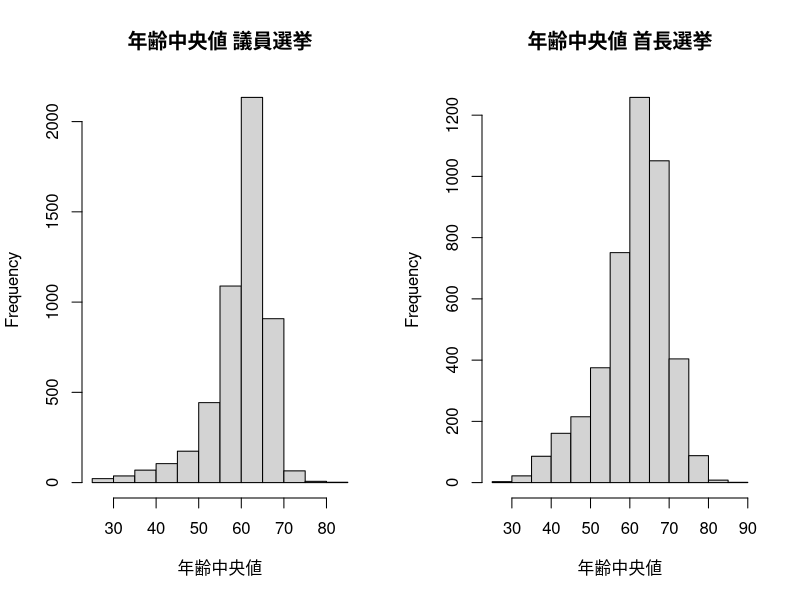
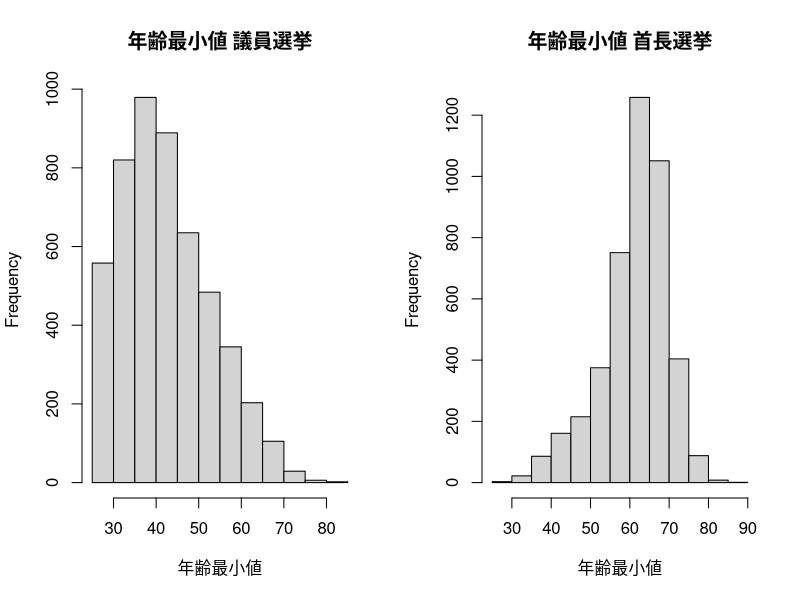
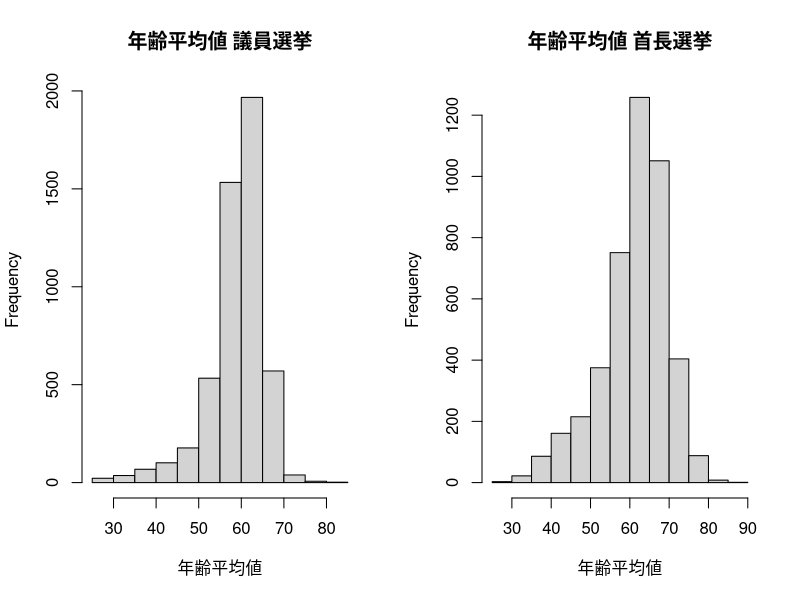
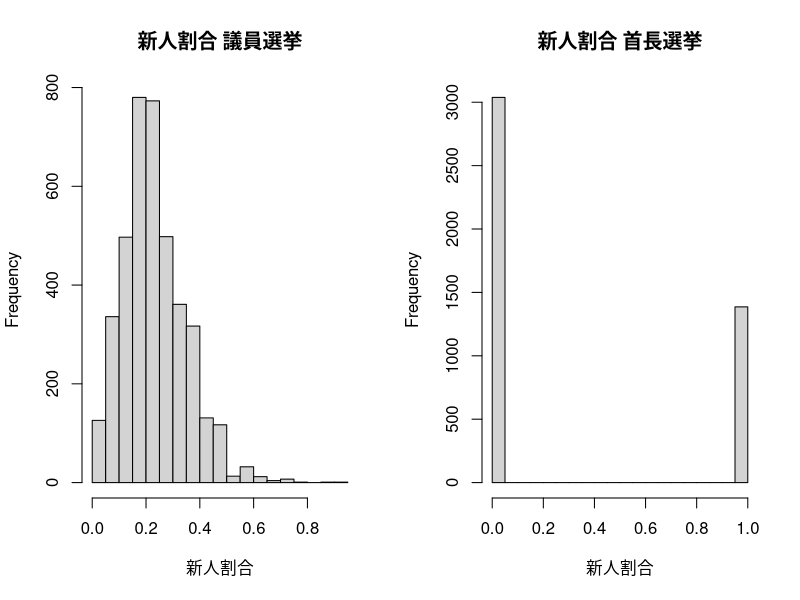
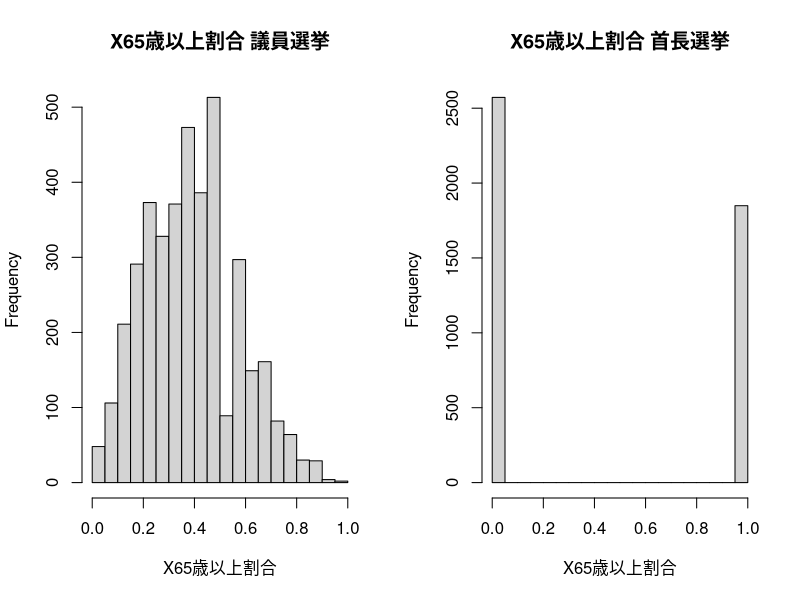
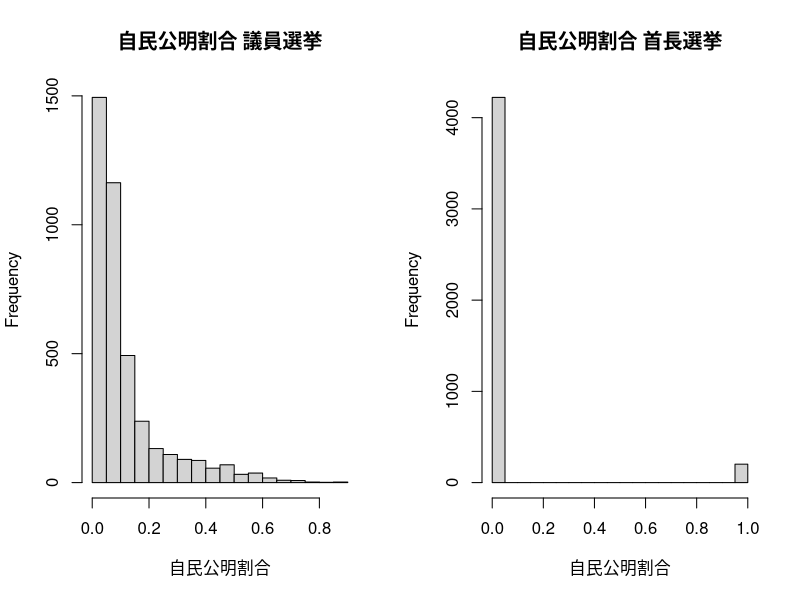
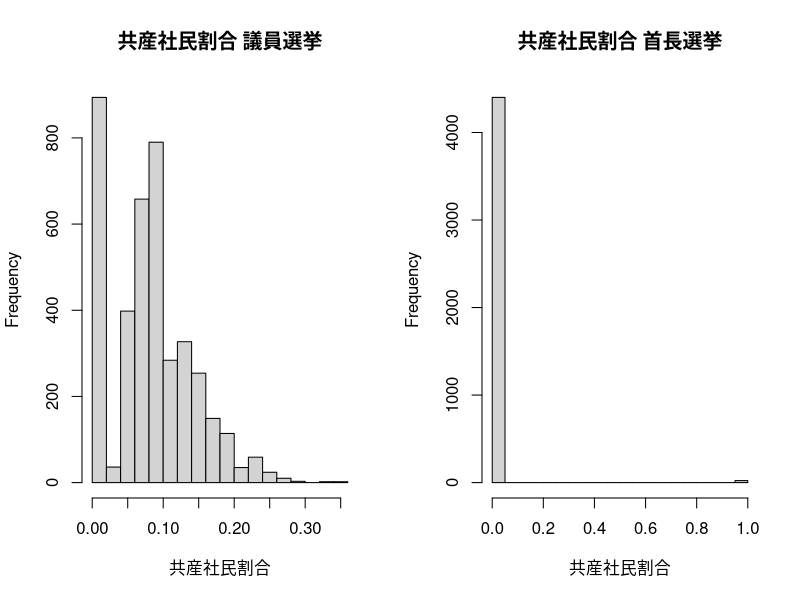
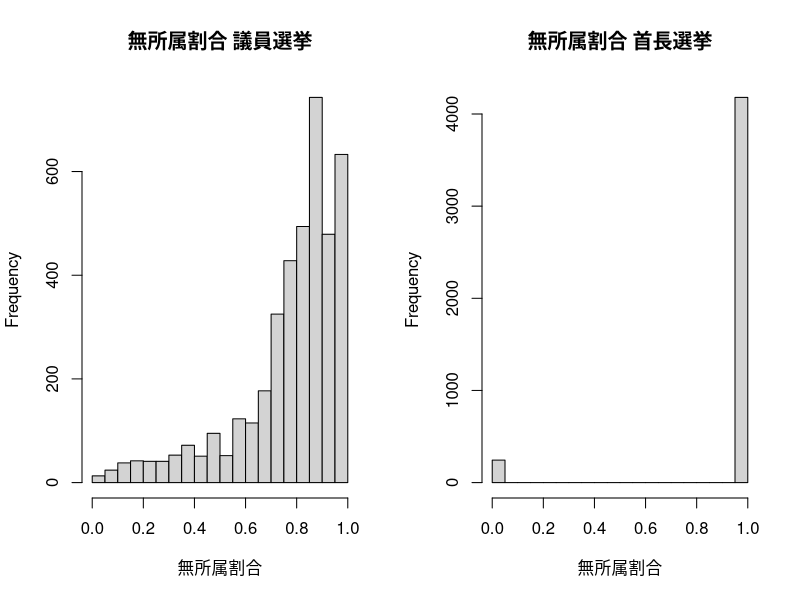

Recreate these plots in R, in order.
# af_aggを分析ができる形にする。
# af_aggのうち必要なデータを取捨選択する
# af_aggのデータ構造を理解する。

#=================================================
# 1. af_aggの読み込みとコードとのマッピング

# 1.1 読み込みと基本情報の理解

df <- read.csv("data/af_agg.csv", fileEncoding = "UTF-8", stringsAsFactors = FALSE)
summary(df)
colSums(is.na(df))

# 1.2 地域名コード対応表の読み込み
reg_code <- read.csv("data/region_code_correspondence.csv", fileEncoding = "UTF-8", stringsAsFactors = FALSE)

# 1.3 対応づけ（dfの都道府県と市区町村がreg_codeのそれと同じ場合はdfの最後の列にreg_codeの地域コードを入れる。少しでも異なる場合は欠損値とする）

key_df <- paste(df$都道府県, df$市区町村, sep = "_")
key_reg <- paste(reg_code$都道府県, reg_code$市区町村, sep = "_")

df$地域コード <- reg_code$地域コード[match(key_df, key_reg)]

# 1.4 対応づけできなかった行の確認をし、対応付け可能なものは行う。
sum(is.na(df$地域コード))
unique(df[is.na(df$地域コード), c("都道府県", "市区町村")])

# 表記揺れ対応マップ
# 下記以外のもの（岩舟町->栃木市に合併）
name_fix <- c(
  "梼原町" = "檮原町",
  "七ケ宿町" = "七ヶ宿町",
  "富谷町" = "富谷市",
  "飯館村" = "飯舘村",
  "丹波篠山市" = "篠山市"
)

mun_fixed <- ifelse(df$市区町村 %in% names(name_fix), name_fix[df$市区町村], df$市区町村)

key_df <- paste(df$都道府県, mun_fixed, sep = "_")
df$地域コード <- reg_code$地域コード[match(key_df, key_reg)]

sum(is.na(df$地域コード))
unique(df[is.na(df$地域コード), c("都道府県", "市区町村")])

# 1.5 残った欠損の削除（岩舟町のみ削除）
df <- df[is.na(df$地域コード) == FALSE,]

sum(is.na(df$地域コード))
unique(df[is.na(df$地域コード), c("都道府県", "市区町村")])

#===============================================================
# 2. dfの形成と新ダミーの導入

# 2.1 日付の型を変更
df$投票日 <- as.Date(df$投票日, format = "%Y/%m/%d")

# 2.2 地域コード、日付、議会議員（1が先）を基準に並べ直す。
df <- df[order(df$地域コード, df$投票日, -df$議会議員), ]
rownames(df) <- NULL

# 2.3 政令指定都市ダミーと地域ダミーの付与

seirei <- c(
  "北海道_札幌市", "宮城県_仙台市", "埼玉県_さいたま市", "千葉県_千葉市",
  "神奈川県_横浜市", "神奈川県_川崎市", "神奈川県_相模原市", "新潟県_新潟市",
  "静岡県_静岡市", "静岡県_浜松市", "愛知県_名古屋市", "京都府_京都市",
  "大阪府_大阪市", "大阪府_堺市", "兵庫県_神戸市", "岡山県_岡山市",
  "広島県_広島市", "福岡県_北九州市", "福岡県_福岡市", "熊本県_熊本市"
)

df$政令指定都市 <- as.integer(paste(df$都道府県, df$市区町村, sep = "_") %in% seirei)

region_list <- list(
  "北海道" = "北海道",
  "東北" = c("青森県", "岩手県", "宮城県", "秋田県", "山形県", "福島県"),
  "関東" = c("茨城県", "栃木県", "群馬県", "埼玉県", "千葉県", "東京都", "神奈川県"),
  "中部" = c("新潟県", "富山県", "石川県", "福井県", "山梨県", "長野県", "岐阜県", "静岡県", "愛知県"),
  "近畿" = c("三重県", "滋賀県", "京都府", "大阪府", "兵庫県", "奈良県", "和歌山県"),
  "中国" = c("鳥取県", "島根県", "岡山県", "広島県", "山口県"),
  "四国" = c("徳島県", "香川県", "愛媛県", "高知県"),
  "九州" = c("福岡県", "佐賀県", "長崎県", "熊本県", "大分県", "宮崎県", "鹿児島県", "沖縄県")
)

region_map <- setNames(rep(names(region_list), lengths(region_list)), unlist(region_list))
df$地域 <- factor(region_map[df$都道府県], levels = names(region_list))

table(df$政令指定都市)
table(df$地域)

# 2.4 候補者数データが欠損している場合はデータ場候補者数を代わりに入れて、データ場候補者数列は削除
df$候補者数 <- ifelse(is.na(df$候補者数), df$データ上候補者数, df$候補者数)
df$データ上候補者数 <- NULL

# 2.5 女性割合を算出して新たな列に入れる
df$女性割合 <- ifelse(is.na(df$男性数) == FALSE & is.na(df$女性数) == FALSE, df$女性数/ (df$男性数 + df$女性数), NA)


#=========================================================================
# 3. 各変数のビジュアライズ

# 議員選挙・首長選挙を左右に並べて描く
hist2 <- function(v, d) {
  par(mfrow = c(1, 2))
  for (k in c(1, 0))
    hist(d[[v]][d$議会議員 == k], breaks = 20,
         main = paste(v, c("首長選挙", "議員選挙")[k + 1]), xlab = v)
}

# 補欠・再選挙を除いたデータ（3.2以降で使用）
d0 <- df[df$補欠選挙 == 0 & df$再選挙 == 0, ]

# 3.1 年齢中央値と年齢最小値のヒストグラム（議員選挙と首長選挙ごと）
for (v in c("年齢中央値", "年齢最小値","年齢平均値")) hist2(v, df)

# 3.2 新人割合のヒストグラム（議員選挙と首長選挙ごとで補欠・再選挙は除く）（首長選挙では0,1の二値）
hist2("新人割合", d0)

# 3.3 65歳位上割合のヒストグラム（議員選挙と首長選挙ごとで補欠・再選挙は除く）（首長選挙では0,1の二値）
hist2("X65歳以上割合", d0)

# 3.4 自民公明割合、共産社民割合、無所属割合のヒストグラム（議員選挙と首長選挙ごとで補欠・再選挙は除く）（首長選挙では0,1の二値）
for (v in c("自民公明割合", "共産社民割合", "無所属割合")) hist2(v, d0)

# 3.5 女性割合のヒストグラム（議員選挙と首長選挙ごとで補欠・再選挙は除く）（首長選挙では0,1の二値）
hist2("女性割合", d0)

#===================================================================================
# 4.データの各種分割（選挙タイプごと）

# 4.1 議会議員選挙dfの作成
df_c <- df[df$議会議員 == 1,]

# 4.2 首長選挙dfの作成
df_p <- df[df$首長 == 1,]

#====================================================================================
# 5. 欠損値を自治体ごとに平均値で埋める（議会議員）

# 平均の計算元（補欠選挙・再選挙を除く議会議員選挙）
sub_c <- df_c[df_c$補欠選挙 == 0 & df_c$再選挙 == 0, ]

# 5.1 年齢中央値・年齢最小値・年齢平均値・新人割合・65歳以上割合・自民公明割合・共産社民割合・無所属割合の欠損を、
# その地域の議会議員（補欠選挙、再選挙を除く）の平均で埋める
age_vars <- c("年齢中央値", "年齢最小値", "年齢平均値", "新人割合", "X65歳以上割合","自民公明割合","共産社民割合","無所属割合")

for (v in age_vars) {
  m <- tapply(sub_c[[v]], sub_c$地域コード, mean, na.rm = TRUE)
  df_c[[v]] <- ifelse(is.na(df_c[[v]]), m[df_c$地域コード], df_c[[v]])
}

colSums(is.na(df_c[, age_vars]))

# 5.2 議会議員の女性割合に欠損値がある場合は、その地域の議会議員（補欠選挙、再選挙を除く）の女性割合の平均を入れる
mean_f <- tapply(sub_c$女性割合, sub_c$地域コード, mean, na.rm = TRUE)

df_c$女性割合 <- ifelse(is.na(df_c$女性割合), mean_f[df_c$地域コード], df_c$女性割合)

sum(is.na(df_c$女性割合))

# 5.3 残った欠損をKNN（k=5）で埋める
# 数値変数（年齢中央値・新人割合・無所属割合）は0-1に正規化した差の絶対値、
# カテゴリ変数（都道府県・地域）は一致0・不一致1を距離とし、変数間の平均をとる
norm01 <- function(x) (x - min(x, na.rm = TRUE)) / (max(x, na.rm = TRUE) - min(x, na.rm = TRUE))

num <- sapply(df_c[, c("年齢中央値", "新人割合", "無所属割合")], norm01)
na_i <- which(is.na(df_c$女性割合))
ok_i <- which(is.na(df_c$女性割合) == FALSE)

k <- 5
for (i in na_i) {
  d <- rowMeans(cbind(abs(sweep(num[ok_i, ], 2, num[i, ])),
                      df_c$都道府県[ok_i] != df_c$都道府県[i],
                      df_c$地域[ok_i] != df_c$地域[i]), na.rm = TRUE)
  df_c$女性割合[i] <- mean(df_c$女性割合[ok_i][order(d)[1:k]])
}

colSums(is.na(df_c))

#====================================================================================
# 6. 欠損値を自治体ごとに平均値で埋める（首長）

# 6.1 年齢が欠損しているものを確認
df_p[is.na(df_p$X65歳以上割合) == TRUE,]

# 6.2 3選挙のみなので人為的に数字を入れる
# 釧路市長選挙 61歳
# 東松島市長選挙 57歳
# 琴浦町長選挙 66歳
age_fix <- c("釧路市長選挙" = 61, "東松島市長選挙" = 57, "琴浦町長選挙" = 66)

i <- which(is.na(df_p$年齢中央値))
a <- age_fix[df_p$選挙名[i]]

# 当選者1人なので中央値・最小値・平均値はいずれも当選者の年齢
for (v in c("年齢中央値", "年齢最小値", "年齢平均値")) df_p[[v]][i] <- a
df_p$X65歳以上割合[i] <- as.integer(a >= 65)

df_p[i, c("選挙名", "年齢中央値", "年齢最小値", "年齢平均値", "X65歳以上割合")]

# 6.3 女性割合の欠損は一律0を入れる
df_p$女性割合[is.na(df_p$女性割合)] <- 0

colSums(is.na(df_p))

#====================================================================================
# 7. 補完済みのdf_cとdf_pをdfに戻し、dfを成形

# 7.1 df_cとdf_pはdfを議会議員・首長で分割したものなので、結合して2.2と同じ順に並べ直す
df <- rbind(df_c, df_p)
df <- df[order(df$地域コード, df$投票日, -df$議会議員), ]
rownames(df) <- NULL

# 7.2 女性割合に集約済みの男性数・女性数を削除（dfの欠損はこれで解消）
df$男性数 <- NULL
df$女性数 <- NULL

colSums(is.na(df))

# 7.3 列順を整理（識別情報 → ダミー → 集計値）
df <- df[, c("地域コード", "都道府県", "市区町村", "地域", "投票日", "選挙名",
             "議会議員", "首長", "補欠選挙", "再選挙", "政令指定都市",
             "候補者数", "年齢中央値", "年齢最小値", "年齢平均値", "X65歳以上割合",
             "新人割合", "女性割合", "自民公明割合", "共産社民割合", "無所属割合")]

#====================================================================================
# 8. csvとして出力

write.csv(df, "data/voting.csv", row.names = FALSE, fileEncoding = "UTF-8")
